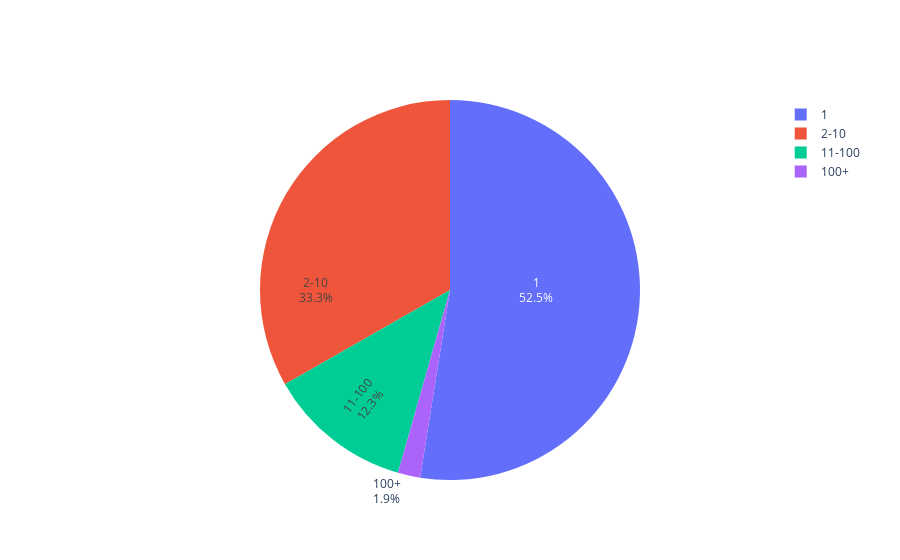

This figure's notebook cell:
### Code cell
labels = list(frequencies.keys())
values = list(frequencies.values())

fig = go.Figure(data=[go.Pie(labels=labels, values=values, textinfo='label+percent',
                             insidetextorientation='radial'
                            )])
fig.show()

### Figure 1 — Plotly figure (JSON) as saved in the notebook; plotly's stock layout.template omitted (floating-point values rounded to 4 significant figures)
{"data": [{"insidetextorientation": "radial", "labels": ["100+", "11-100", "2-10", "1"], "textinfo": "label+percent", "type": "pie", "values": [5991, 38857, 104758, 165444]}], "layout": {}}
